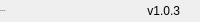
              <widget class="QFrame" name="bottomBar">
               <property name="minimumSize">
                <size>
                 <width>0</width>
                 <height>22</height>
                </size>
               </property>
               <property name="maximumSize">
                <size>
                 <width>16777215</width>
                 <height>22</height>
                </size>
               </property>
               <property name="frameShape">
                <enum>QFrame::Shape::NoFrame</enum>
               </property>
               <property name="frameShadow">
                <enum>QFrame::Shadow::Raised</enum>
               </property>
               <layout class="QHBoxLayout" name="horizontalLayout_5">
                <property name="spacing">
                 <number>0</number>
                </property>
                <property name="leftMargin">
                 <number>0</number>
                </property>
                <property name="topMargin">
                 <number>0</number>
                </property>
                <property name="rightMargin">
                 <number>0</number>
                </property>
                <property name="bottomMargin">
                 <number>0</number>
                </property>
                <item>
                 <widget class="QLabel" name="creditsLabel">
                  <property name="maximumSize">
                   <size>
                    <width>16777215</width>
                    <height>16</height>
                   </size>
                  </property>
                  <property name="font">
                   <font>
                    <family>Segoe UI</family>
                    <pointsize>-1</pointsize>
                    <italic>false</italic>
                    <bold>false</bold>
                   </font>
                  </property>
                  <property name="text">
                   <string>By: Nerykery</string>
                  </property>
                  <property name="alignment">
                   <set>Qt::AlignmentFlag::AlignLeading|Qt::AlignmentFlag::AlignLeft|Qt::AlignmentFlag::AlignVCenter</set>
                  </property>
                 </widget>
                </item>
                <item>
                 <widget class="QLabel" name="version">
                  <property name="text">
                   <string>v1.0.3</string>
                  </property>
                  <property name="alignment">
                   <set>Qt::AlignmentFlag::AlignRight|Qt::AlignmentFlag::AlignTrailing|Qt::AlignmentFlag::AlignVCenter</set>
                  </property>
                 </widget>
                </item>
                <item>
                 <widget class="QFrame" name="frame_size_grip">
                  <property name="minimumSize">
                   <size>
                    <width>20</width>
                    <height>0</height>
                   </size>
                  </property>
                  <property name="maximumSize">
                   <size>
                    <width>20</width>
                    <height>16777215</height>
                   </size>
                  </property>
                  <property name="frameShape">
                   <enum>QFrame::Shape::NoFrame</enum>
                  </property>
                  <property name="frameShadow">
                   <enum>QFrame::Shadow::Raised</enum>
                  </property>
                 </widget>
                </item>
               </layout>
              </widget>
